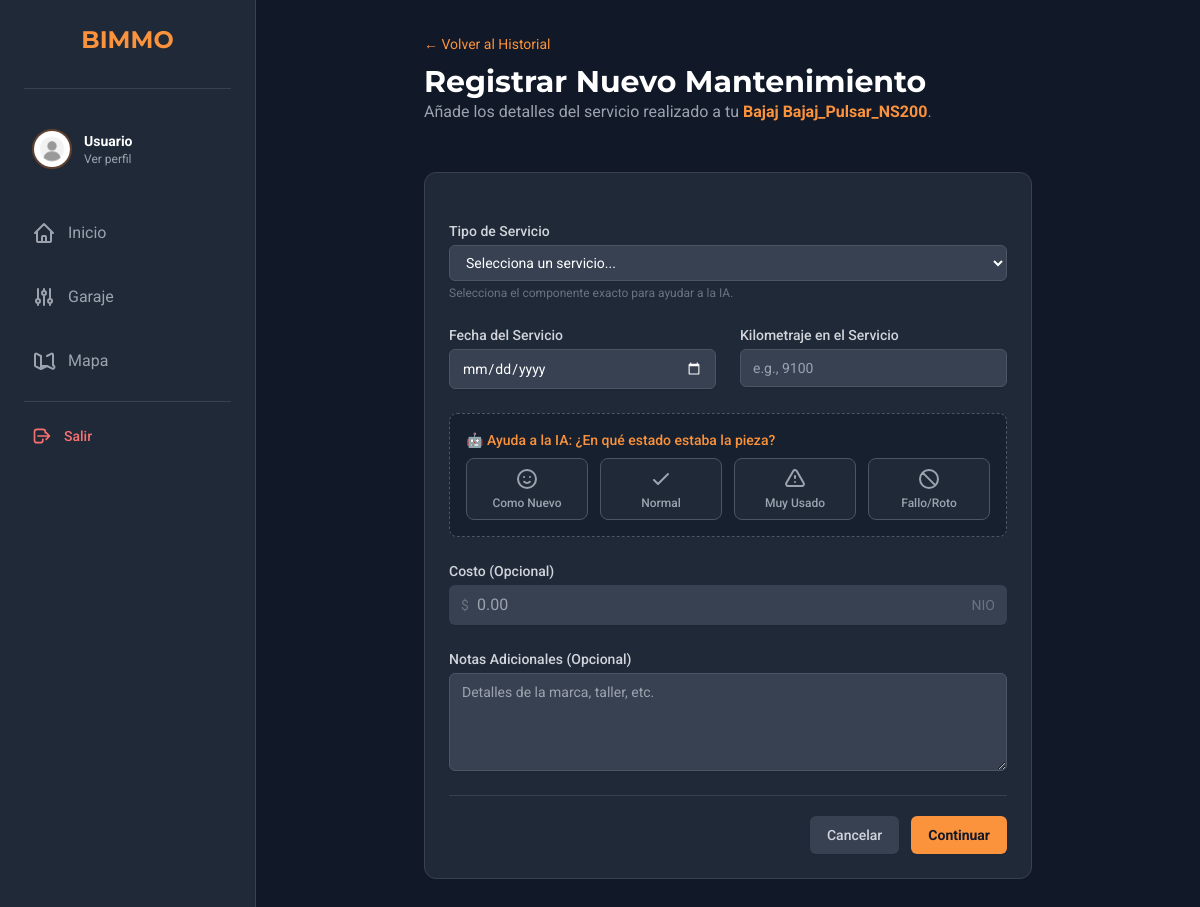
/maintenance/1/add (signed in), run on the app's committed database.
### app/models.py (models this page shows, shortened)
class Profile(models.Model):
    user = models.OneToOneField(User, on_delete=models.CASCADE, related_name='profile')
    profile_picture = models.ImageField(upload_to='profile_pics/', default='default_profile_pic.jpg', blank=True)
    bio = models.TextField(max_length=500, blank=True)
    location = models.CharField(max_length=100, blank=True)

class Motorcycle(models.Model):
    owner = models.ForeignKey(User, on_delete=models.CASCADE, related_name='motorcycles')
    nickname = models.CharField(max_length=100, help_text="Apodo de tu moto (ej. La Furia)")
    make = models.CharField(max_length=100, verbose_name="Marca")  # Ej: Bajaj, Yamaha
    model = models.CharField(max_length=100, verbose_name="Modelo") # Ej: Pulsar NS200 (Importante para la IA)
    year = models.IntegerField(verbose_name="Año")
    mileage = models.IntegerField(default=0, verbose_name="Kilometraje Actual")
    photo = models.ImageField(upload_to='moto_photos/', default='default_motorcycle_photo.jpg', blank=True)
    is_active = models.BooleanField(default=True, help_text="Desmarcar si vendiste o diste de baja la moto")
    created_at = models.DateTimeField(auto_now_add=True)

### app/views.py (the view, shortened to what this page needs)
# urls.py: path('maintenance/<int:moto_id>/add', views.maintenance_add, name='maintenance_add'),
def maintenance_add(request, moto_id):
    if 'user_id' not in request.session: return redirect('login')
    user = User.objects.get(id=request.session['user_id'])
    motorcycle = get_object_or_404(Motorcycle, owner=user, pk=moto_id)
    return render(request, 'maintenanceadd.html', {'motorcycle': motorcycle})

### app/context_processors.py (called while the page is built)
def user_profile_global(request):
    context = {}
    if 'user_id' in request.session:
        try:
            user = User.objects.get(id=request.session['user_id'])
            context['user_global'] = user
            try:
                context['profile_global'] = Profile.objects.get(user=user)
            except Profile.DoesNotExist:
                context['profile_global'] = None
        except User.DoesNotExist:
            pass
    return context

### app/templates/maintenanceadd.html (shortened to what this page needs)
{% extends "base.html" %}
{% block content %}
<div class="p-4 mx-auto max-w-2xl sm:p-6 lg:p-8">
    <div class="pb-6 mb-6">
        <a href="{% url 'motodetails' moto_id=motorcycle.id %}" class="text-sm text-orange-400 hover:underline">&larr; Volver al Historial</a>
        <h2 class="mt-2 text-3xl font-bold">Registrar Nuevo Mantenimiento</h2>
        <p class="text-gray-400">Añade los detalles del servicio realizado a tu <span class="font-bold text-orange-400">{{ motorcycle.make }} {{ motorcycle.model }}</span>.</p>
    </div>
    <form action="{% url 'maintenance_add' moto_id=motorcycle.id %}" method="POST" class="p-6 space-y-6 bg-gray-800 rounded-xl border border-gray-700" id="maintenance-form">
        <div class="grid grid-cols-1 gap-6 sm:grid-cols-2">
            <div class="sm:col-span-2">
                <label for="service-type" class="block text-sm font-medium text-gray-300">Tipo de Servicio</label>
                <select id="service-type" name="service-type" required class="block w-full px-3 py-2 mt-1 text-white bg-gray-700 border border-gray-600 rounded-md shadow-sm focus:outline-none focus:ring-orange-500 focus:border-orange-500 sm:text-sm">
                    <option value="" disabled selected>Selecciona un servicio...</option>
                </select>
                <p class="mt-1 text-xs text-gray-500">Selecciona el componente exacto para ayudar a la IA.</p>
            </div>
            <div>
                <label for="date" class="block text-sm font-medium text-gray-300">Fecha del Servicio</label>
                <input type="date" name="date" id="date" required class="block w-full px-3 py-2 mt-1 text-white bg-gray-700 border border-gray-600 rounded-md shadow-sm focus:outline-none focus:ring-orange-500 focus:border-orange-500 sm:text-sm" style="color-scheme: dark;">
            </div>
            <div>
                <label for="mileage-at-service" class="block text-sm font-medium text-gray-300">Kilometraje en el Servicio</label>
                <input type="number" name="mileage-at-service" id="mileage-at-service" placeholder="e.g., 9100" required class="block w-full px-3 py-2 mt-1 text-white bg-gray-700 border border-gray-600 rounded-md shadow-sm focus:outline-none focus:ring-orange-500 focus:border-orange-500 sm:text-sm">
            </div>
            <div class="sm:col-span-2 p-4 bg-gray-900/50 rounded-lg border border-gray-600 border-dashed">
                <label class="block text-sm font-medium text-orange-400 mb-2">
                    🤖 Ayuda a la IA: ¿En qué estado estaba la pieza?
                </label>
                <div class="grid grid-cols-2 gap-3 sm:grid-cols-4">
                    <div class="relative">
                        <label class="flex flex-col items-center justify-center p-2 text-gray-400 bg-gray-800 border border-gray-600 rounded-lg cursor-pointer peer-checked:border-green-500 peer-checked:text-green-500 hover:bg-gray-700 transition-all" for="cond_nuevo">
                            <svg class="w-6 h-6 mb-1" fill="none" stroke="currentColor" viewBox="0 0 24 24"><path stroke-linecap="round" stroke-linejoin="round" stroke-width="2" d="M14.828 14.828a4 4 0 01-5.656 0M9 10h.01M15 10h.01M21 12a9 9 0 11-18 0 9 9 0 0118 0z"></path></svg>
                            <span class="text-xs font-medium">Como Nuevo</span>
                        </label>
                    </div>
                    <div class="relative">
                        <label class="flex flex-col items-center justify-center p-2 text-gray-400 bg-gray-800 border border-gray-600 rounded-lg cursor-pointer peer-checked:border-blue-500 peer-checked:text-blue-500 hover:bg-gray-700 transition-all" for="cond_normal">
                            <svg class="w-6 h-6 mb-1" fill="none" stroke="currentColor" viewBox="0 0 24 24"><path stroke-linecap="round" stroke-linejoin="round" stroke-width="2" d="M5 13l4 4L19 7"></path></svg>
                            <span class="text-xs font-medium">Normal</span>
                        </label>
                    </div>
                    <div class="relative">
                        <label class="flex flex-col items-center justify-center p-2 text-gray-400 bg-gray-800 border border-gray-600 rounded-lg cursor-pointer peer-checked:border-orange-500 peer-checked:text-orange-500 hover:bg-gray-700 transition-all" for="cond_desgastado">
                            <svg class="w-6 h-6 mb-1" fill="none" stroke="currentColor" viewBox="0 0 24 24"><path stroke-linecap="round" stroke-linejoin="round" stroke-width="2" d="M12 9v2m0 4h.01m-6.938 4h13.856c1.54 0 2.502-1.667 1.732-3L13.732 4c-.77-1.333-2.694-1.333-3.464 0L3.34 16c-.77 1.333.192 3 1.732 3z"></path></svg>
                            <span class="text-xs font-medium">Muy Usado</span>
                        </label>
                    </div>
                    <div class="relative">
                        <label class="flex flex-col items-center justify-center p-2 text-gray-400 bg-gray-800 border border-gray-600 rounded-lg cursor-pointer peer-checked:border-red-500 peer-checked:text-red-500 hover:bg-gray-700 transition-all" for="cond_fallo">
                            <svg class="w-6 h-6 mb-1" fill="none" stroke="currentColor" viewBox="0 0 24 24"><path stroke-linecap="round" stroke-linejoin="round" stroke-width="2" d="M18.364 18.364A9 9 0 005.636 5.636m12.728 12.728A9 9 0 015.636 5.636m12.728 12.728L5.636 5.636"></path></svg>
                            <span class="text-xs font-medium">Fallo/Roto</span>
                        </label>
                    </div>
                </div>
            </div>
            <div class="sm:col-span-2">
                <label for="cost" class="block text-sm font-medium text-gray-300">Costo (Opcional)</label>
                <div class="relative mt-1 rounded-md shadow-sm">
                    <div class="absolute inset-y-0 left-0 flex items-center pl-3 pointer-events-none">
                        <span class="text-gray-500 sm:text-sm">$</span>
                    </div>
                    <input type="number" name="cost" id="cost" step="0.01" class="block w-full py-2 pl-7 pr-12 text-white bg-gray-700 border-gray-600 rounded-md focus:ring-orange-500 focus:border-orange-500" placeholder="0.00">
                    <div class="absolute inset-y-0 right-0 flex items-center pr-3 pointer-events-none">
                        <span class="text-gray-500 sm:text-sm">NIO</span>
                    </div>
                </div>
            </div>
            <div class="sm:col-span-2">
                 <label for="notes" class="block text-sm font-medium text-gray-300">Notas Adicionales (Opcional)</label>
                 <textarea id="notes" name="notes" rows="4" class="block w-full px-3 py-2 mt-1 text-white bg-gray-700 border border-gray-600 rounded-md shadow-sm focus:outline-none focus:ring-orange-500 focus:border-orange-500 sm:text-sm" placeholder="Detalles de la marca, taller, etc."></textarea>
            </div>
        </div>
        <div class="pt-5 border-t border-gray-700">
            <div class="flex justify-end gap-3">
                <a href="{% url 'motodetails' moto_id=motorcycle.id %}" class="px-4 py-2 text-sm font-medium text-gray-300 bg-gray-700 border border-transparent rounded-md shadow-sm hover:bg-gray-600 focus:outline-none focus:ring-2 focus:ring-offset-2 focus:ring-offset-gray-800 focus:ring-gray-500 transition-colors">
                    Cancelar
                </a>
                <button type="button" id="open-reminder-modal-button" class="inline-flex justify-center px-4 py-2 text-sm font-bold text-gray-900 bg-orange-400 border border-transparent rounded-md shadow-sm hover:bg-orange-500 focus:outline-none focus:ring-2 focus:ring-offset-2 focus:ring-offset-gray-800 focus:ring-orange-500 transition-colors">
                    Continuar
                </button>
            </div>
        </div>
    </form>
</div>
{% endblock %}

### app/templates/base.html (shortened to what this page needs)
{% load static %}
{% load pwa %}
<!DOCTYPE html>
<html lang="en">
<head>
    <script src="https://cdn.tailwindcss.com"></script>
</head>
<body class="bg-gray-900 text-white">
    <div class="lg:flex">
        <nav class="fixed bottom-0 left-0 right-0 z-50 bg-gray-800 border-t border-gray-700 lg:relative lg:left-auto lg:bottom-auto lg:w-64 lg:border-t-0 lg:border-r lg:min-h-screen">
            <div class="flex justify-around p-2 lg:flex-col lg:justify-start lg:p-6 lg:gap-4">
                <div class="hidden pb-8 mb-4 border-b border-gray-700 lg:block">
                     <h1 class="text-2xl font-bold text-center text-orange-400">BIMMO</h1>
                </div>
                {% if user_global %}
                <div class="hidden lg:flex items-center gap-3 p-2 mb-4 rounded-lg transition-colors hover:bg-gray-700/50">
                    <a href="{% url 'profile' %}" class="flex items-center w-full gap-3">
                        {% if profile_global.profile_picture %}
                            <img class="w-10 h-10 rounded-full object-cover border-2 border-orange-500/30"
                                 src="{{ profile_global.profile_picture.url }}" alt="Avatar">
                        {% else %}
                            <img class="w-10 h-10 rounded-full border-2 border-gray-600"
                                 src="https://placehold.co/100x100/f97316/111827?text={{ user_global.first_name|first|default:user_global.username|first }}{{ user_global.last_name|first }}" alt="Avatar">
                        {% endif %}
                        <div class="overflow-hidden">
                            <p class="font-bold truncate text-sm">
                                {{ user_global.first_name|default:user_global.username }}
                            </p>
                            <p class="text-xs text-gray-400">Ver perfil</p>
                        </div>
                    </a>
                </div>
                {% endif %}
                <a href="{% url 'index' %}"
                   class="flex flex-col items-center justify-center w-full px-2 py-1 rounded-lg lg:flex-row lg:justify-start lg:gap-3 lg:py-3 transition-colors duration-200
                   {% if request.resolver_match.url_name == 'index' %}
                        text-orange-400 bg-orange-400/10 font-bold
                   {% else %}
                        text-gray-400 hover:bg-gray-700 hover:text-white
                   {% endif %}">
                    <svg class="w-6 h-6" fill="none" stroke="currentColor" viewBox="0 0 24 24"><path stroke-linecap="round" stroke-linejoin="round" stroke-width="2" d="M3 12l2-2m0 0l7-7 7 7M5 10v10a1 1 0 001 1h3m10-11l2 2m-2-2v10a1 1 0 01-1 1h-3m-6 0a1 1 0 001-1v-4a1 1 0 011-1h2a1 1 0 011 1v4a1 1 0 001 1m-6 0h6"></path></svg>
                    <span class="text-[11px] lg:text-base">Inicio</span>
                </a>
                <a href="{% url 'garage' %}"
                   class="flex flex-col items-center justify-center w-full px-2 py-1 rounded-lg lg:flex-row lg:justify-start lg:gap-3 lg:py-3 transition-colors duration-200
                   {% if request.resolver_match.url_name == 'garage' or request.resolver_match.url_name == 'motodetails' or request.resolver_match.url_name == 'motoadd' %}
                        text-orange-400 bg-orange-400/10 font-bold
                   {% else %}
                        text-gray-400 hover:bg-gray-700 hover:text-white
                   {% endif %}">
                    <svg class="w-6 h-6" fill="none" stroke="currentColor" viewBox="0 0 24 24"><path stroke-linecap="round" stroke-linejoin="round" stroke-width="2" d="M12 6V4m0 2a2 2 0 100 4m0-4a2 2 0 110 4m-6 8a2 2 0 100-4m0 4a2 2 0 110-4m0 4v2m0-6V4m6 6v10m6-2a2 2 0 100-4m0 4a2 2 0 110-4m0 4v2m0-6V4"></path></svg>
                    <span class="text-[11px] lg:text-base">Garaje</span>
                </a>
                <a href="{% url 'map' %}"
                   class="flex flex-col items-center justify-center w-full px-2 py-1 rounded-lg lg:flex-row lg:justify-start lg:gap-3 lg:py-3 transition-colors duration-200
                   {% if request.resolver_match.url_name == 'map' %}
                        text-orange-400 bg-orange-400/10 font-bold
                   {% else %}
                        text-gray-400 hover:bg-gray-700 hover:text-white
                   {% endif %}">
                     <svg class="w-6 h-6" fill="none" stroke="currentColor" viewBox="0 0 24 24"><path stroke-linecap="round" stroke-linejoin="round" stroke-width="2" d="M9 20l-5.447-2.724A1 1 0 013 16.382V5.618a1 1 0 011.447-.894L9 7m0 13l6-3m-6 3V7m6 10l5.447 2.724A1 1 0 0021 16.382V5.618a1 1 0 00-1.447-.894L15 7m-6 10h6"></path></svg>
                    <span class="text-[11px] lg:text-base">Mapa</span>
                </a>
                <div class="hidden lg:block mt-auto pt-4 border-t border-gray-700">
                    <form action="{% url 'logout' %}" method="POST">
                        <button type="submit" class="flex items-center gap-3 w-full px-2 py-2 text-red-400 hover:bg-red-900/20 rounded-lg transition-colors">
                            <svg class="w-5 h-5" fill="none" stroke="currentColor" viewBox="0 0 24 24"><path stroke-linecap="round" stroke-linejoin="round" stroke-width="2" d="M17 16l4-4m0 0l-4-4m4 4H7m6 4v1a3 3 0 01-3 3H6a3 3 0 01-3-3V7a3 3 0 013-3h7a3 3 0 013 3v1"></path></svg>
                            <span class="text-sm font-medium">Salir</span>
                        </button>
                    </form>
                </div>
            </div>
        </nav>
        <main class="flex-1 pb-24 lg:pb-8">
            {% block content %}
            {% endblock %}
        </main>
    </div>
</body>
</html>

### app/templates/base.html (style rules this page uses)
body { font-family: 'Roboto', sans-serif; }
h1, h2, h3, h4, h5, h6 { font-family: 'Montserrat', sans-serif; }

### data on the page
Profile: profile_picture (placeholder picture)
Motorcycle: make "Bajaj", model "Bajaj_Pulsar_NS200"

### other printed values
{{ user_global.first_name|default:user_global.username }} "Usuario"
